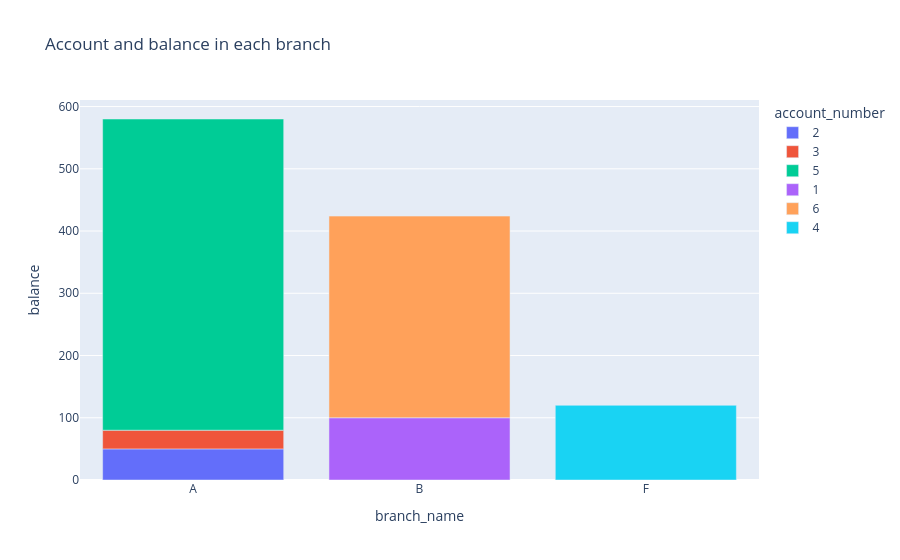

Write notebook code for a chart like this one.
### Code cell
df7 = pd.read_sql('SELECT * FROM account ORDER BY branch_name', con=engine1)
fig = px.bar(df7, x='branch_name', y='balance', hover_data=['branch_name', 'balance'], color='account_number', title='Account and balance in each branch')
fig.show()

### Figure 1 — Plotly figure (JSON) as saved in the notebook; plotly's stock layout.template omitted (floating-point values rounded to 4 significant figures)
{"data": [{"alignmentgroup": "True", "hovertemplate": "account_number=2<br>branch_name=%{x}<br>balance=%{y}<extra></extra>", "legendgroup": "2", "marker": {"color": "#636efa", "pattern": {"shape": ""}}, "name": "2", "offsetgroup": "2", "orientation": "v", "showlegend": true, "textposition": "auto", "type": "bar", "x": ["A"], "xaxis": "x", "y": [50], "yaxis": "y"}, {"alignmentgroup": "True", "hovertemplate": "account_number=3<br>branch_name=%{x}<br>balance=%{y}<extra></extra>", "legendgroup": "3", "marker": {"color": "#EF553B", "pattern": {"shape": ""}}, "name": "3", "offsetgroup": "3", "orientation": "v", "showlegend": true, "textposition": "auto", "type": "bar", "x": ["A"], "xaxis": "x", "y": [30], "yaxis": "y"}, {"alignmentgroup": "True", "hovertemplate": "account_number=5<br>branch_name=%{x}<br>balance=%{y}<extra></extra>", "legendgroup": "5", "marker": {"color": "#00cc96", "pattern": {"shape": ""}}, "name": "5", "offsetgroup": "5", "orientation": "v", "showlegend": true, "textposition": "auto", "type": "bar", "x": ["A"], "xaxis": "x", "y": [500], "yaxis": "y"}, {"alignmentgroup": "True", "hovertemplate": "account_number=1<br>branch_name=%{x}<br>balance=%{y}<extra></extra>", "legendgroup": "1", "marker": {"color": "#ab63fa", "pattern": {"shape": ""}}, "name": "1", "offsetgroup": "1", "orientation": "v", "showlegend": true, "textposition": "auto", "type": "bar", "x": ["B"], "xaxis": "x", "y": [100], "yaxis": "y"}, {"alignmentgroup": "True", "hovertemplate": "account_number=6<br>branch_name=%{x}<br>balance=%{y}<extra></extra>", "legendgroup": "6", "marker": {"color": "#FFA15A", "pattern": {"shape": ""}}, "name": "6", "offsetgroup": "6", "orientation": "v", "showlegend": true, "textposition": "auto", "type": "bar", "x": ["B"], "xaxis": "x", "y": [324], "yaxis": "y"}, {"alignmentgroup": "True", "hovertemplate": "account_number=4<br>branch_name=%{x}<br>balance=%{y}<extra></extra>", "legendgroup": "4", "marker": {"color": "#19d3f3", "pattern": {"shape": ""}}, "name": "4", "offsetgroup": "4", "orientation": "v", "showlegend": true, "textposition": "auto", "type": "bar", "x": ["F"], "xaxis": "x", "y": [120], "yaxis": "y"}], "layout": {"barmode": "relative", "legend": {"title": {"text": "account_number"}, "tracegroupgap": 0}, "title": {"text": "Account and balance in each branch"}, "xaxis": {"anchor": "y", "domain": [0, 1], "title": {"text": "branch_name"}}, "yaxis": {"anchor": "x", "domain": [0, 1], "title": {"text": "balance"}}}}
